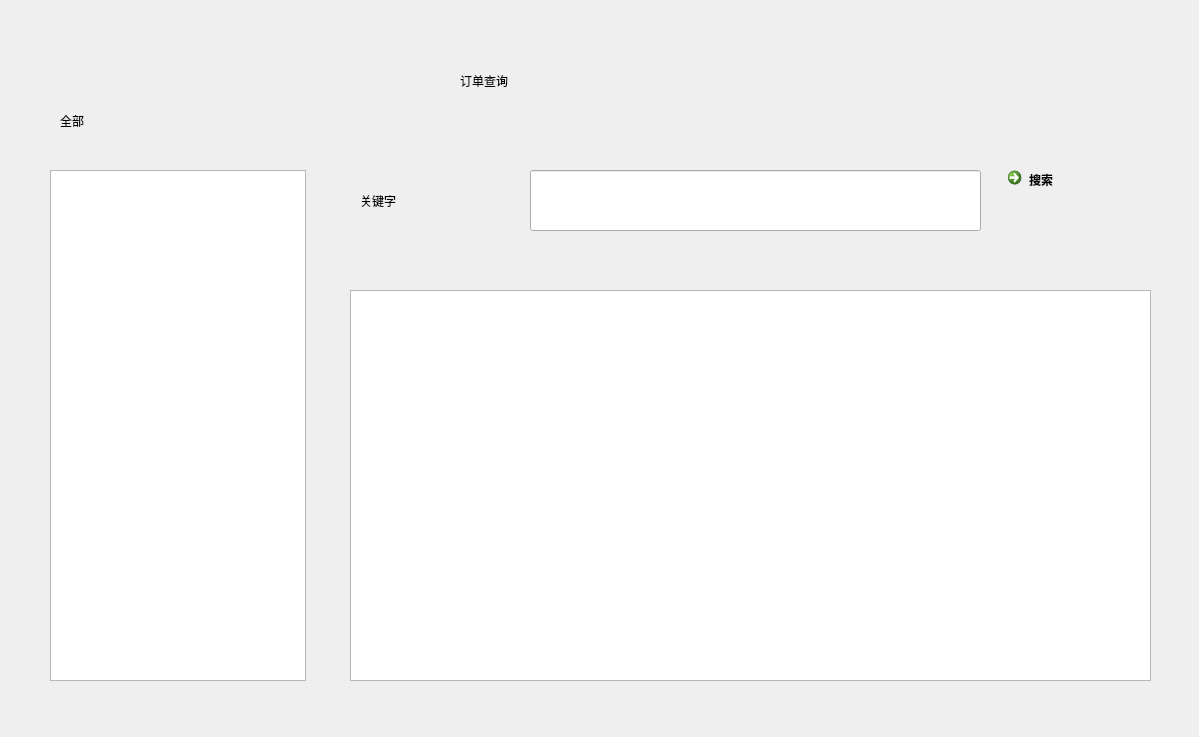
<?xml version="1.0" encoding="UTF-8"?>
<ui version="4.0">
 <class>WindowChangeOrder</class>
 <widget class="QMainWindow" name="WindowChangeOrder">
  <property name="geometry">
   <rect>
    <x>0</x>
    <y>0</y>
    <width>1199</width>
    <height>737</height>
   </rect>
  </property>
  <property name="windowTitle">
   <string>MainWindow</string>
  </property>
  <widget class="QWidget" name="centralwidget">
   <widget class="QCommandLinkButton" name="commandLinkButton">
    <property name="geometry">
     <rect>
      <x>1000</x>
      <y>160</y>
      <width>151</width>
      <height>71</height>
     </rect>
    </property>
    <property name="styleSheet">
     <string notr="true">font: 75 24pt &quot;微软雅黑&quot;;</string>
    </property>
    <property name="text">
     <string>搜索</string>
    </property>
   </widget>
   <widget class="QLineEdit" name="lineEdit">
    <property name="geometry">
     <rect>
      <x>530</x>
      <y>170</y>
      <width>451</width>
      <height>61</height>
     </rect>
    </property>
    <property name="styleSheet">
     <string notr="true">font: 75 24pt &quot;微软雅黑&quot;;</string>
    </property>
   </widget>
   <widget class="QListWidget" name="listWidget_2">
    <property name="geometry">
     <rect>
      <x>350</x>
      <y>290</y>
      <width>801</width>
      <height>391</height>
     </rect>
    </property>
    <property name="styleSheet">
     <string notr="true">font: 75 24pt &quot;微软雅黑&quot;;</string>
    </property>
   </widget>
   <widget class="QLabel" name="label">
    <property name="geometry">
     <rect>
      <x>460</x>
      <y>50</y>
      <width>571</width>
      <height>61</height>
     </rect>
    </property>
    <property name="styleSheet">
     <string notr="true">font: 75 24pt &quot;微软雅黑&quot;;</string>
    </property>
    <property name="text">
     <string>订单查询</string>
    </property>
   </widget>
   <widget class="QListWidget" name="listWidget">
    <property name="geometry">
     <rect>
      <x>50</x>
      <y>170</y>
      <width>256</width>
      <height>511</height>
     </rect>
    </property>
    <property name="styleSheet">
     <string notr="true">font: 75 24pt &quot;微软雅黑&quot;;</string>
    </property>
   </widget>
   <widget class="QLabel" name="label_3">
    <property name="geometry">
     <rect>
      <x>60</x>
      <y>90</y>
      <width>161</width>
      <height>61</height>
     </rect>
    </property>
    <property name="styleSheet">
     <string notr="true">font: 75 24pt &quot;微软雅黑&quot;;</string>
    </property>
    <property name="text">
     <string>全部</string>
    </property>
   </widget>
   <widget class="QLabel" name="label_2">
    <property name="geometry">
     <rect>
      <x>360</x>
      <y>170</y>
      <width>161</width>
      <height>61</height>
     </rect>
    </property>
    <property name="styleSheet">
     <string notr="true">font: 75 24pt &quot;微软雅黑&quot;;</string>
    </property>
    <property name="text">
     <string>关键字</string>
    </property>
   </widget>
  </widget>
 </widget>
 <resources/>
 <connections/>
</ui>
